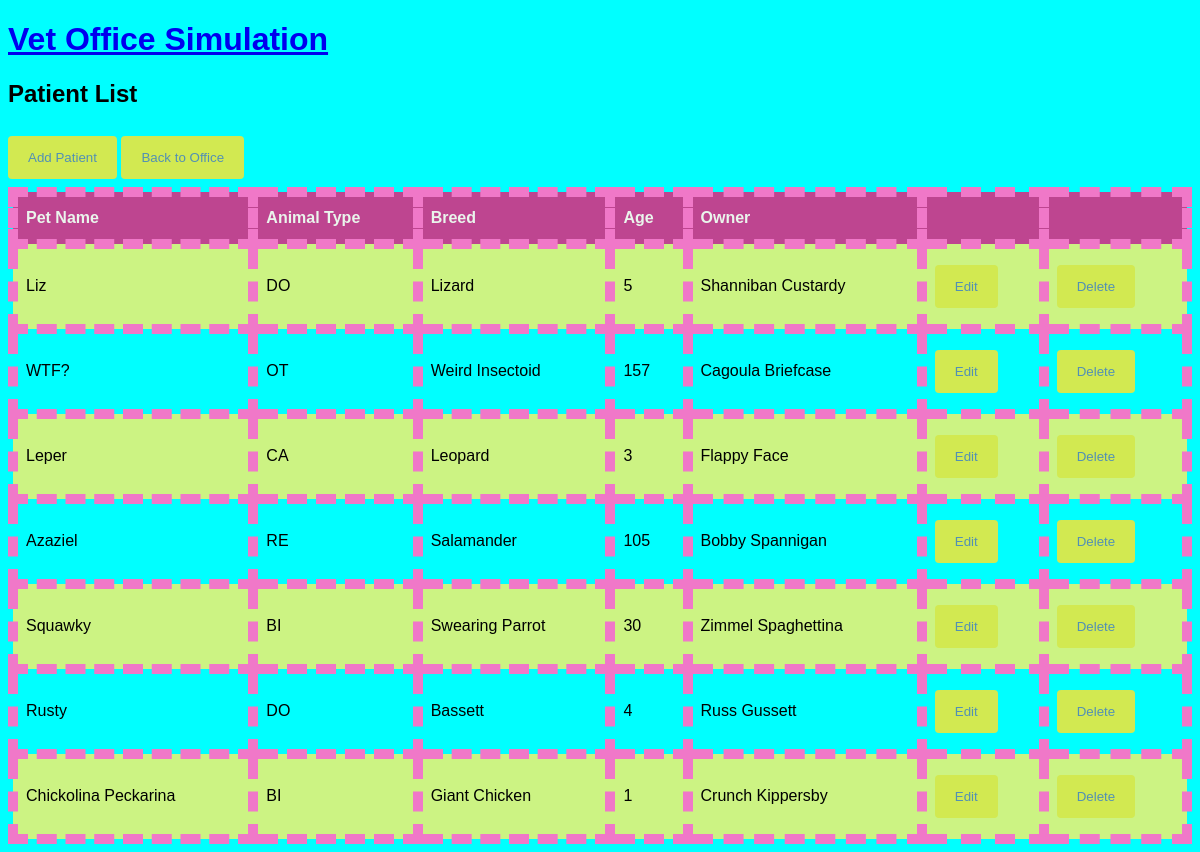
Page /patient/list (signed in) on the committed database.
### vetoffice/models.py (models this page shows, shortened)
class Patient(models.Model):
    DOG = 'DO'
    CAT = 'CA'
    BIRD = 'BI'
    REPTILE = 'RE'
    OTHER = 'OT'
    ANIMAL_TYPE_CHOICES = [
        (DOG, 'Dog'),
        (CAT, 'Cat'),
        (BIRD, 'Bird'),
        (REPTILE, 'Reptile'),
        (OTHER, 'Other'),
    ]
    animal_type = models.CharField(max_length=2, choices=ANIMAL_TYPE_CHOICES, default=OTHER)
    breed = models.CharField(max_length=200)
    pet_name = models.CharField(max_length=30)
    age = models.IntegerField(default=0)
    owner = models.ForeignKey(Owner, on_delete=models.CASCADE)

class Owner(models.Model):
    first_name = models.CharField(max_length=30)
    last_name = models.CharField(max_length=30)
    phone = models.CharField(max_length=30)

### vetoffice/views.py (the view)
# urls.py: path("patient/list", views.PatientList.as_view(), name="patientlist"),
class PatientList(LoginRequiredMixin, ListView):
  model = Patient
  template_name = "vetoffice/patient_list.html"

### vetoffice/templates/vetoffice/patient_list.html
{% extends './office.html' %}
{% block content %}
<h2>Patient List</h2>
<a href="{% url 'patientcreate' %}"><button class="btn">Add Patient</button></a>
<a href="{% url 'office' %}"><button class="btn">Back to Office</button></a>
<table id="patients">
  <tr>
    <th>Pet Name</th>
    <th>Animal Type</th>
      <th>Breed</th>
      <th>Age</th>
      <th>Owner</th>
      <th> </th>
      <th> </th>
  </tr>
  {% for patient in patient_list %}
  <tr>
      <td>{{ patient.pet_name }}</td>
      <td>{{ patient.animal_type }}</td>
      <td>{{ patient.breed }}</td>
      <td>{{ patient.age }}</td>
      <td>{{ patient.owner.first_name }} {{ patient.owner.last_name}}</td>
      <td><a href="{% url 'patientupdate' patient.id %}"><button>Edit</button></a></td>
      <td><a href="{% url 'patientdelete' patient.id %}"><button>Delete</button></a></td>
  </tr>
  {% endfor %}
</table>
{% endblock %}

### vetoffice/static/vetoffice/style.css (style rules this page uses)
body { font-family: Arial, Helvetica, sans-serif; background-color:aqua; }
table { border-collapse: collapse; width: 100%; }
td, th { border: 10px dashed rgb(240, 120, 200); padding: 8px; }
tr:nth-child(even) { background-color: #ccf383; }
th { padding-top: 12px; padding-bottom: 12px; text-align: left; background-color: #be4590; color: rgb(234, 245, 236); }
button, input[type=submit] { background-color: #d2e951; color: rgb(82, 144, 180); padding: 14px 20px; margin: 8px 0; border: none; border-radius: 4px; cursor: pointer; }

### rows in the picture
Patient: pet_name "Liz", animal_type "DO", breed "Lizard", age "5", owner.first_name "Shanniban", owner.last_name "Custardy"
Patient: pet_name "WTF?", animal_type "OT", breed "Weird Insectoid", age "157", owner.first_name "Cagoula", owner.last_name "Briefcase"
Patient: pet_name "Leper", animal_type "CA", breed "Leopard", age "3", owner.first_name "Flappy", owner.last_name "Face"
Patient: pet_name "Azaziel", animal_type "RE", breed "Salamander", age "105", owner.first_name "Bobby", owner.last_name "Spannigan"
Patient: pet_name "Squawky", animal_type "BI", breed "Swearing Parrot", age "30", owner.first_name "Zimmel", owner.last_name "Spaghettina"
Patient: pet_name "Rusty", animal_type "DO", breed "Bassett", age "4", owner.first_name "Russ", owner.last_name "Gussett"
Patient: pet_name "Chickolina Peckarina", animal_type "BI", breed "Giant Chicken", age "1", owner.first_name "Crunch", owner.last_name "Kippersby"
